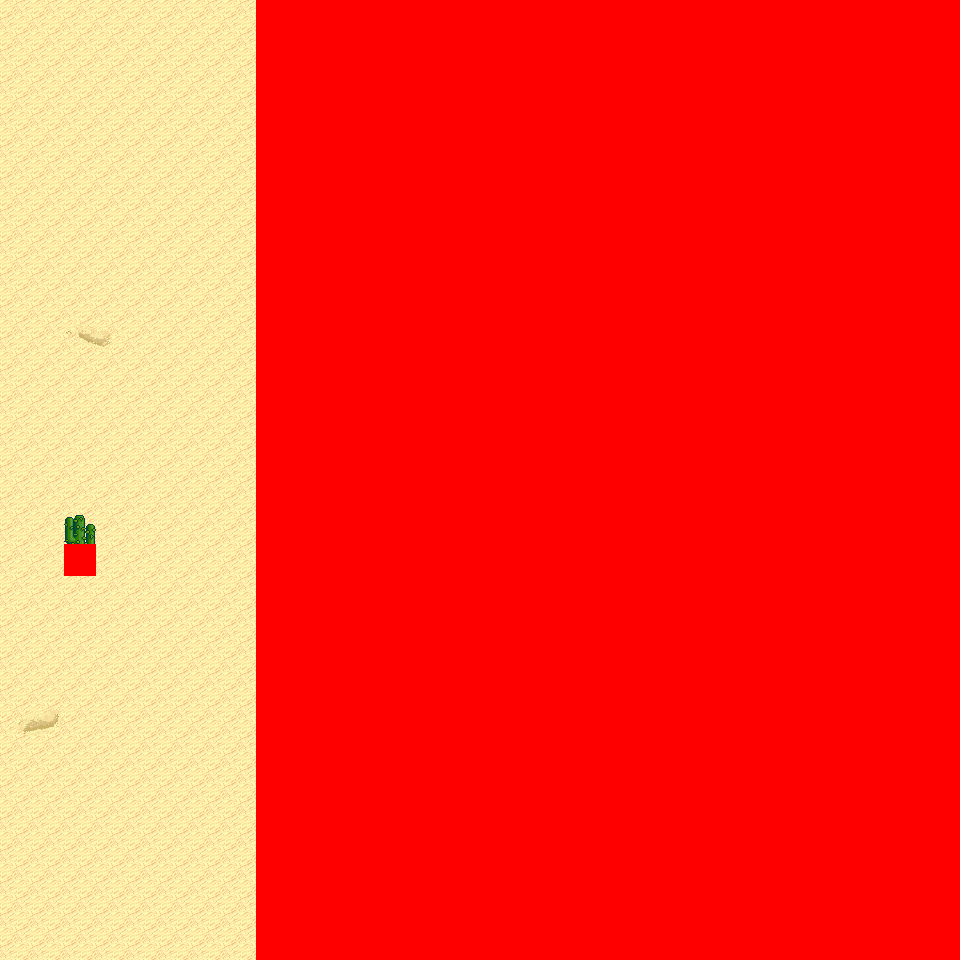

Rendered tile map (Tiled .tmx) drawn with the repository's tilesets; below, a short description and the map source with its tile grids summarised:
An orthogonal 30x30 tile map with 32x32 px tiles, 6 tile layers (Ground, Object, Object2, Above, ...), 12 tilesets and 3 objects (3x mapchange).

<map version="1.0" orientation="orthogonal" renderorder="right-down" width="30" height="30" tilewidth="32" tileheight="32" nextobjectid="4">
  <tileset firstgid="1" name="tileset_logic_collision" tilewidth="32" tileheight="32" tilecount="1" columns="1">
    <image source="../drawable/tileset_logic_collision.png" width="32" height="32" />
  </tileset>
  <tileset firstgid="2" name="tileset_ground_ground" tilewidth="32" tileheight="32" tilecount="33" columns="3">
    <image source="../drawable/tileset_ground_ground.png" width="96" height="352" />
  </tileset>
  <tileset firstgid="35" name="tileset_ground_ridge_earth_pale" tilewidth="32" tileheight="32" tilecount="96" columns="12">
    <image source="../drawable/tileset_ground_ridge_earth_pale.png" width="384" height="256" />
  </tileset>
  <tileset firstgid="131" name="tileset_ground_ridge_earth_dark" tilewidth="32" tileheight="32" tilecount="96" columns="12">
    <image source="../drawable/tileset_ground_ridge_earth_dark.png" width="384" height="256" />
  </tileset>
  <tileset firstgid="227" name="tileset_terrain_desert" tilewidth="32" tileheight="32" tilecount="88" columns="8">
    <image source="../drawable/tileset_terrain_desert.png" width="256" height="352" />
  </tileset>
  <tileset firstgid="315" name="tileset_plant_tree_tree_darkgreen" tilewidth="32" tileheight="32" tilecount="88" columns="8">
    <image source="../drawable/tileset_plant_tree_tree_darkgreen.png" width="256" height="352" />
  </tileset>
  <tileset firstgid="403" name="tileset_ground_rock_pebbles" tilewidth="32" tileheight="32" tilecount="3" columns="1">
    <image source="../drawable/tileset_ground_rock_pebbles.png" width="32" height="96" />
  </tileset>
  <tileset firstgid="406" name="tileset_ground_sand_2" tilewidth="32" tileheight="32" tilecount="15" columns="5">
    <image source="../drawable/tileset_ground_sand_2.png" width="160" height="96" />
  </tileset>
  <tileset firstgid="421" name="tileset_plant_cactus_2" tilewidth="32" tileheight="32" tilecount="10" columns="5">
    <image source="../drawable/tileset_plant_cactus_2.png" width="160" height="64" />
  </tileset>
  <tileset firstgid="431" name="tileset_plant_cactus" tilewidth="32" tileheight="32" tilecount="2" columns="1">
    <image source="../drawable/tileset_plant_cactus.png" width="32" height="64" />
  </tileset>
  <tileset firstgid="433" name="tileset_plant_star_shaped_plants" tilewidth="32" tileheight="32" tilecount="6" columns="2">
    <image source="../drawable/tileset_plant_star_shaped_plants.png" width="64" height="96" />
  </tileset>
  <tileset firstgid="439" name="tileset_plant_tree_evergreen" tilewidth="32" tileheight="32" tilecount="36" columns="3">
    <image source="../drawable/tileset_plant_tree_evergreen.png" width="96" height="384" />
  </tileset>
  <layer name="Ground" width="30" height="30">
    <data>[900 cells, 900 non-empty, 8 distinct tile ids]</data>
  </layer>
  <layer name="Object" width="30" height="30">
    <data>[900 cells, 211 non-empty, 28 distinct tile ids]</data>
  </layer>
  <layer name="Object2" width="30" height="30">
    <data>[900 cells, 2 non-empty, 2 distinct tile ids]</data>
  </layer>
  <layer name="Above" width="30" height="30">
    <data>[900 cells, 166 non-empty, 18 distinct tile ids]</data>
  </layer>
  <layer name="Above2" width="30" height="30">
    <data>[900 cells, 0 non-empty, 0 distinct tile ids]</data>
  </layer>
  <layer name="Walkable" width="30" height="30">
    <data>[900 cells, 661 non-empty, 1 distinct tile ids]</data>
  </layer>
  <objectgroup name="MapEvents">
    <object id="1" name="north" type="mapchange" x="0" y="0" width="256" height="32">
      <properties>
        <property name="map" value="0_ados_mountain_n2_w2_x3_y0" />
        <property name="place" value="south" />
      </properties>
    </object>
    <object id="2" name="south" type="mapchange" x="0" y="928" width="256" height="32">
      <properties>
        <property name="map" value="0_ados_mountain_n2_w2_x3_y2" />
        <property name="place" value="north" />
      </properties>
    </object>
    <object id="3" name="west" type="mapchange" x="0" y="0" width="32" height="960">
      <properties>
        <property name="map" value="0_ados_mountain_n2_w2_x2_y1" />
        <property name="place" value="east" />
      </properties>
    </object>
  </objectgroup>
</map>
